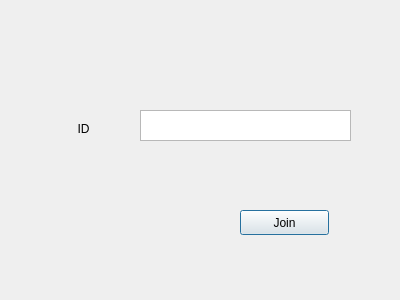
<?xml version="1.0" encoding="UTF-8"?>
<ui version="4.0">
 <class>JoinGameDialog</class>
 <widget class="QDialog" name="JoinGameDialog">
  <property name="geometry">
   <rect>
    <x>0</x>
    <y>0</y>
    <width>400</width>
    <height>300</height>
   </rect>
  </property>
  <property name="windowTitle">
   <string>Dialog</string>
  </property>
  <widget class="QPushButton" name="join">
   <property name="geometry">
    <rect>
     <x>240</x>
     <y>210</y>
     <width>89</width>
     <height>25</height>
    </rect>
   </property>
   <property name="text">
    <string>Join</string>
   </property>
  </widget>
  <widget class="QLabel" name="msg_validacion">
   <property name="geometry">
    <rect>
     <x>40</x>
     <y>160</y>
     <width>281</width>
     <height>17</height>
    </rect>
   </property>
   <property name="text">
    <string/>
   </property>
  </widget>
  <widget class="QTextEdit" name="id_partida">
   <property name="geometry">
    <rect>
     <x>140</x>
     <y>110</y>
     <width>211</width>
     <height>31</height>
    </rect>
   </property>
  </widget>
  <widget class="QLabel" name="label_escenario">
   <property name="geometry">
    <rect>
     <x>50</x>
     <y>120</y>
     <width>67</width>
     <height>17</height>
    </rect>
   </property>
   <property name="text">
    <string>ID</string>
   </property>
   <property name="alignment">
    <set>Qt::AlignCenter</set>
   </property>
  </widget>
 </widget>
 <resources/>
 <connections/>
</ui>
